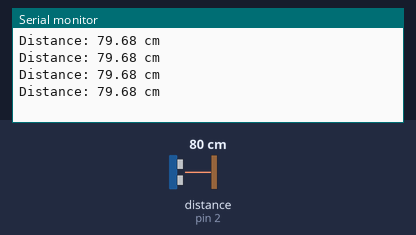
Bench run of a sketch on a simulated Arduino Uno, built with avr-gcc and run on an emulated ATmega328P. Shown: the last lines printed to the serial monitor. Wiring (inferred from the names in the program): ultrasonic range finder: trigger pin 3; echo pin 2. The inputs (shaded band) are chosen by the test bench; at power-on: distance to the obstacle (sensor on pin 2) 80 cm. The echo pulse lasts 58.3 µs per cm.

Above: at 1.2 s.
1.3 s: distance to the obstacle (sensor on pin 2) set to 2 cm
At 1.81 s:
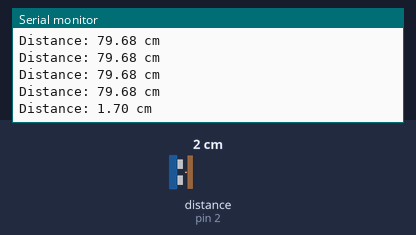
2.8 s: distance to the obstacle (sensor on pin 2) set to 35 cm
At 3.09 s:
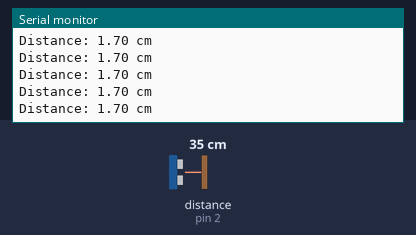
Timing chart, 0 to 5.8 s (numbered marks = the images above; inputs shaded):
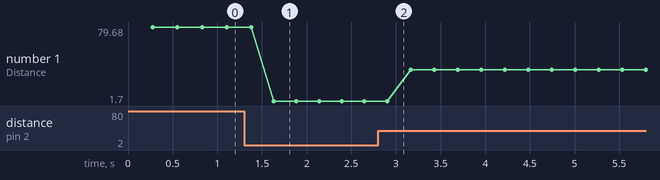

Measured:
- after the input at 1.3 s, the serial monitor: prints a new line after 0.33 s (image 1)
- plotted number 1: 79.68 → 1.7 after the input at 1.3 s, 1.7 → 34.69 after the input at 2.8 s

The sketch:

04_challenge_04.ino
```cpp
#define ECHO_PIN 2
#define TRIG_PIN 3

const int n=5;


long duration;
float distance_cm;
float arr[n];

void setup() {
  // put your setup code here, to run once:
  Serial.begin(9600);
  pinMode(ECHO_PIN, INPUT);
  pinMode(TRIG_PIN, OUTPUT);

}

void sortArray(float arr[], int n){
  for(int i=0;i<n-1;i++){
    for(int j=i+1;j<n;j++){
      if(arr[i] > arr[j]){
        float temp = arr[i];
        arr[i] = arr[j];
        arr[j] = temp;
      }
    }
  }
}

void loop() {
  // put your main code here, to run repeatedly:
  for(int i=0;i<n;i++){
    digitalWrite(TRIG_PIN, LOW);
    delayMicroseconds(2);
    digitalWrite(TRIG_PIN, HIGH);
    delayMicroseconds(10);
    digitalWrite(TRIG_PIN, LOW);

    duration = pulseIn(ECHO_PIN, HIGH,30000);
    distance_cm = duration * .0343 /2;
    arr[i]=distance_cm;

    delay(50);
  }

  sortArray(arr, n);
  float sum=0;
  for(int i=1;i<n-1;i++){
    sum+=arr[i];
  }
  Serial.print("Distance: ");
  Serial.print(sum/(n-2));
  Serial.println(" cm");


}
```
